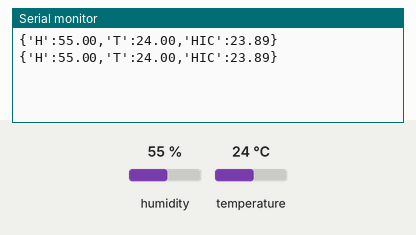
Bench run of a sketch on a simulated Arduino Uno, built with avr-gcc and run on an emulated ATmega328P. On the bench: the last lines printed to the serial monitor. Inputs (shaded band) come from the test bench; at power-on: humidity 55 %, temperature 24 °C.

Above: at 4.8 s.
4.9 s: humidity set to 22 %
At 7.4 s:
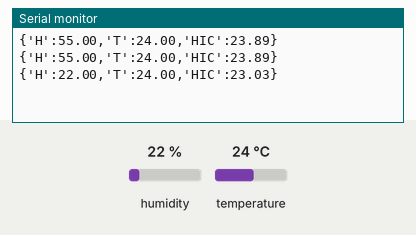
7.9 s: temperature set to 12 °C
At 8.7 s:
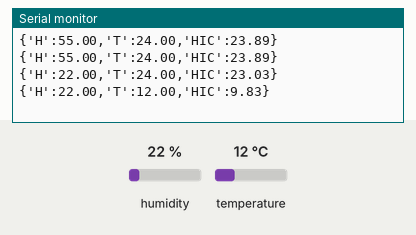
10.9 s: humidity set to 40 %
At 13.6 s:
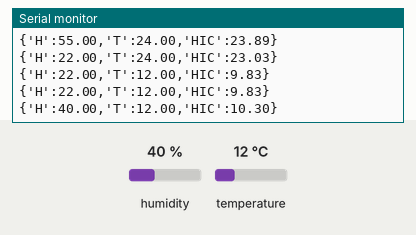
Timing chart, 0 to 15.1 s (numbered marks = the images above; inputs shaded):
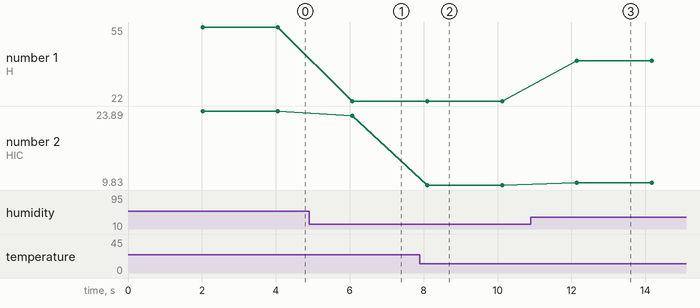

The sketch:

temp_json.ino
```cpp
#include <DHT.h>
#include <DHT_U.h>
int dht_pin = 10; // 設定 pin 腳
DHT dht(dht_pin, DHT11); // （腳位， DHT 型號）
void setup(){
  Serial.begin(115200);
  dht.begin();  // 初始化 DHT
}
void loop() {
  delay(2000); //延遲2s
  float h = dht.readHumidity();   //取得濕度
  float t = dht.readTemperature();  //取得溫度(°C)
  float f = dht.readTemperature(true); //取得溫度(°F)
  // isnan 為 是否為空值
  if(isnan(h) | isnan(t) | isnan(f)){
    Serial.println("Failed to read from DHT sensor");
    return;
  }else{
    float hif = dht.computeHeatIndex(f, h); // 計算酷熱指數(°F)
    float hic = dht.computeHeatIndex(t, h, false); // 計算酷熱指數(°C)
    Serial.print("{'H':"); Serial.print(h);Serial.print(",");
    Serial.print("'T':"); Serial.print(t);Serial.print(",");
    Serial.print("'HIC':"); Serial.print(hic);Serial.println("}");
  }
}
```

Measured:
- after the input at 4.9 s, the serial monitor: prints a new line after 1.2 s (image 1)
- after the input at 7.9 s, the serial monitor: prints a new line after 0.20 s (image 2)
- after the input at 10.9 s, the serial monitor: prints a new line after 1.2 s (image 3)
- plotted number 1: 55 → 22 after the input at 4.9 s, 22 → 40 after the input at 10.9 s
- plotted number 2: 23.89 → 23.03 after the input at 4.9 s, 23.03 → 9.83 after the input at 7.9 s, 9.83 → 10.3 after the input at 10.9 s
